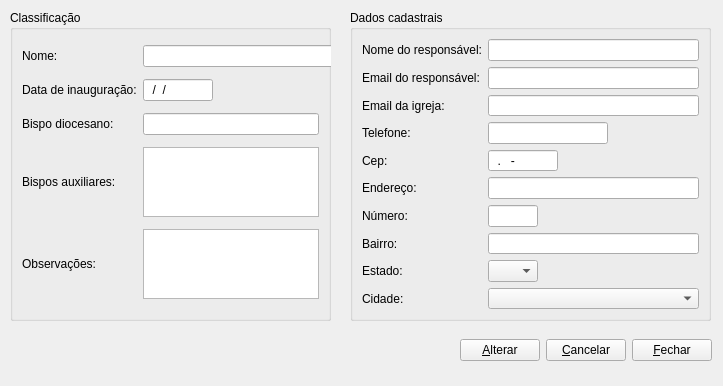
<?xml version="1.0" encoding="UTF-8"?>
<ui version="4.0">
 <class>Comunid</class>
 <widget class="QWidget" name="Comunid">
  <property name="geometry">
   <rect>
    <x>0</x>
    <y>0</y>
    <width>723</width>
    <height>386</height>
   </rect>
  </property>
  <property name="windowTitle">
   <string>Cadastro de Comunidade</string>
  </property>
  <widget class="QGroupBox" name="grbDados">
   <property name="geometry">
    <rect>
     <x>350</x>
     <y>10</y>
     <width>361</width>
     <height>311</height>
    </rect>
   </property>
   <property name="title">
    <string>Dados cadastrais</string>
   </property>
   <layout class="QGridLayout" name="gridLayout_2">
    <item row="7" column="0">
     <widget class="QLabel" name="labBai">
      <property name="text">
       <string>Bairro:</string>
      </property>
     </widget>
    </item>
    <item row="6" column="1">
     <widget class="QLineEdit" name="edtNum">
      <property name="minimumSize">
       <size>
        <width>0</width>
        <height>0</height>
       </size>
      </property>
      <property name="maximumSize">
       <size>
        <width>50</width>
        <height>16777215</height>
       </size>
      </property>
     </widget>
    </item>
    <item row="1" column="0">
     <widget class="QLabel" name="labEmailResp">
      <property name="text">
       <string>Email do responsável:</string>
      </property>
     </widget>
    </item>
    <item row="1" column="1">
     <widget class="QLineEdit" name="edtEmailResp">
      <property name="minimumSize">
       <size>
        <width>200</width>
        <height>0</height>
       </size>
      </property>
     </widget>
    </item>
    <item row="2" column="0">
     <widget class="QLabel" name="labEmailIgreja">
      <property name="text">
       <string>Email da igreja:</string>
      </property>
     </widget>
    </item>
    <item row="9" column="0">
     <widget class="QLabel" name="labCid">
      <property name="text">
       <string>Cidade:</string>
      </property>
     </widget>
    </item>
    <item row="9" column="1">
     <widget class="QComboBox" name="cbbCid">
      <property name="minimumSize">
       <size>
        <width>200</width>
        <height>0</height>
       </size>
      </property>
      <property name="maximumSize">
       <size>
        <width>16777215</width>
        <height>16777215</height>
       </size>
      </property>
     </widget>
    </item>
    <item row="8" column="1">
     <widget class="QComboBox" name="cbbEst">
      <property name="minimumSize">
       <size>
        <width>0</width>
        <height>0</height>
       </size>
      </property>
      <property name="maximumSize">
       <size>
        <width>50</width>
        <height>16777215</height>
       </size>
      </property>
     </widget>
    </item>
    <item row="8" column="0">
     <widget class="QLabel" name="labEst">
      <property name="text">
       <string>Estado:</string>
      </property>
     </widget>
    </item>
    <item row="6" column="0">
     <widget class="QLabel" name="labNum">
      <property name="text">
       <string>Número:</string>
      </property>
     </widget>
    </item>
    <item row="5" column="1">
     <widget class="QLineEdit" name="edtEnd">
      <property name="minimumSize">
       <size>
        <width>200</width>
        <height>0</height>
       </size>
      </property>
     </widget>
    </item>
    <item row="5" column="0">
     <widget class="QLabel" name="labEnd">
      <property name="text">
       <string>Endereço:</string>
      </property>
     </widget>
    </item>
    <item row="4" column="1">
     <widget class="QLineEdit" name="edtCep">
      <property name="sizePolicy">
       <sizepolicy hsizetype="Expanding" vsizetype="Fixed">
        <horstretch>0</horstretch>
        <verstretch>0</verstretch>
       </sizepolicy>
      </property>
      <property name="minimumSize">
       <size>
        <width>0</width>
        <height>0</height>
       </size>
      </property>
      <property name="maximumSize">
       <size>
        <width>70</width>
        <height>16777215</height>
       </size>
      </property>
      <property name="sizeIncrement">
       <size>
        <width>0</width>
        <height>0</height>
       </size>
      </property>
      <property name="baseSize">
       <size>
        <width>0</width>
        <height>0</height>
       </size>
      </property>
      <property name="inputMask">
       <string>##.###-###</string>
      </property>
     </widget>
    </item>
    <item row="4" column="0">
     <widget class="QLabel" name="labCep">
      <property name="text">
       <string>Cep:</string>
      </property>
     </widget>
    </item>
    <item row="3" column="0">
     <widget class="QLabel" name="labFone">
      <property name="text">
       <string>Telefone:</string>
      </property>
     </widget>
    </item>
    <item row="3" column="1">
     <widget class="QLineEdit" name="edtFone">
      <property name="minimumSize">
       <size>
        <width>0</width>
        <height>0</height>
       </size>
      </property>
      <property name="maximumSize">
       <size>
        <width>120</width>
        <height>16777215</height>
       </size>
      </property>
     </widget>
    </item>
    <item row="2" column="1">
     <widget class="QLineEdit" name="edtEmailIgreja">
      <property name="minimumSize">
       <size>
        <width>200</width>
        <height>0</height>
       </size>
      </property>
     </widget>
    </item>
    <item row="7" column="1">
     <widget class="QLineEdit" name="edtBai">
      <property name="minimumSize">
       <size>
        <width>200</width>
        <height>0</height>
       </size>
      </property>
     </widget>
    </item>
    <item row="0" column="1">
     <widget class="QLineEdit" name="edtNomeResp">
      <property name="minimumSize">
       <size>
        <width>200</width>
        <height>0</height>
       </size>
      </property>
      <property name="inputMask">
       <string/>
      </property>
     </widget>
    </item>
    <item row="0" column="0">
     <widget class="QLabel" name="labNomeResp">
      <property name="text">
       <string>Nome do responsável:</string>
      </property>
     </widget>
    </item>
   </layout>
  </widget>
  <widget class="QWidget" name="layoutWidget">
   <property name="geometry">
    <rect>
     <x>10</x>
     <y>330</y>
     <width>702</width>
     <height>41</height>
    </rect>
   </property>
   <layout class="QHBoxLayout" name="horizontalLayout">
    <item>
     <spacer name="horizontalSpacer">
      <property name="orientation">
       <enum>Qt::Horizontal</enum>
      </property>
      <property name="sizeHint" stdset="0">
       <size>
        <width>500</width>
        <height>20</height>
       </size>
      </property>
     </spacer>
    </item>
    <item>
     <widget class="QPushButton" name="btnAlterar">
      <property name="text">
       <string>&amp;Alterar</string>
      </property>
     </widget>
    </item>
    <item>
     <widget class="QPushButton" name="btnCancelar">
      <property name="text">
       <string>&amp;Cancelar</string>
      </property>
     </widget>
    </item>
    <item>
     <widget class="QPushButton" name="btnFechar">
      <property name="text">
       <string>&amp;Fechar</string>
      </property>
     </widget>
    </item>
   </layout>
  </widget>
  <widget class="QGroupBox" name="grbClass">
   <property name="geometry">
    <rect>
     <x>10</x>
     <y>10</y>
     <width>321</width>
     <height>311</height>
    </rect>
   </property>
   <property name="minimumSize">
    <size>
     <width>0</width>
     <height>0</height>
    </size>
   </property>
   <property name="sizeIncrement">
    <size>
     <width>0</width>
     <height>0</height>
    </size>
   </property>
   <property name="baseSize">
    <size>
     <width>0</width>
     <height>0</height>
    </size>
   </property>
   <property name="title">
    <string>Classificação</string>
   </property>
   <layout class="QGridLayout" name="gridLayout">
    <item row="1" column="1">
     <widget class="QLineEdit" name="edtDataInaug">
      <property name="maximumSize">
       <size>
        <width>70</width>
        <height>16777215</height>
       </size>
      </property>
      <property name="inputMask">
       <string>##/##/####</string>
      </property>
     </widget>
    </item>
    <item row="2" column="1">
     <widget class="QLineEdit" name="edtBispo">
      <property name="minimumSize">
       <size>
        <width>0</width>
        <height>0</height>
       </size>
      </property>
     </widget>
    </item>
    <item row="4" column="1">
     <widget class="QTextEdit" name="txtObs">
      <property name="minimumSize">
       <size>
        <width>0</width>
        <height>0</height>
       </size>
      </property>
      <property name="maximumSize">
       <size>
        <width>16777215</width>
        <height>70</height>
       </size>
      </property>
     </widget>
    </item>
    <item row="3" column="0">
     <widget class="QLabel" name="labBisposAux">
      <property name="text">
       <string>Bispos auxiliares:</string>
      </property>
     </widget>
    </item>
    <item row="3" column="1">
     <widget class="QTextEdit" name="txtBisposAux">
      <property name="minimumSize">
       <size>
        <width>0</width>
        <height>0</height>
       </size>
      </property>
      <property name="maximumSize">
       <size>
        <width>16777215</width>
        <height>70</height>
       </size>
      </property>
     </widget>
    </item>
    <item row="4" column="0">
     <widget class="QLabel" name="labObs">
      <property name="text">
       <string>Observações:</string>
      </property>
     </widget>
    </item>
    <item row="2" column="0">
     <widget class="QLabel" name="labBispo">
      <property name="text">
       <string>Bispo diocesano:</string>
      </property>
     </widget>
    </item>
    <item row="1" column="0">
     <widget class="QLabel" name="labDataInaug">
      <property name="text">
       <string>Data de inauguração:</string>
      </property>
      <property name="scaledContents">
       <bool>false</bool>
      </property>
     </widget>
    </item>
    <item row="0" column="1">
     <widget class="QLineEdit" name="edtNome">
      <property name="minimumSize">
       <size>
        <width>200</width>
        <height>0</height>
       </size>
      </property>
     </widget>
    </item>
    <item row="0" column="0">
     <widget class="QLabel" name="labNome">
      <property name="text">
       <string>Nome:</string>
      </property>
     </widget>
    </item>
   </layout>
   <zorder>txtObs</zorder>
   <zorder>labObs</zorder>
   <zorder>txtBisposAux</zorder>
   <zorder>labBisposAux</zorder>
   <zorder>labBispo</zorder>
   <zorder>edtBispo</zorder>
   <zorder>edtDataInaug</zorder>
   <zorder>labDataInaug</zorder>
   <zorder>edtNome</zorder>
   <zorder>labNome</zorder>
  </widget>
 </widget>
 <resources/>
 <connections/>
</ui>
